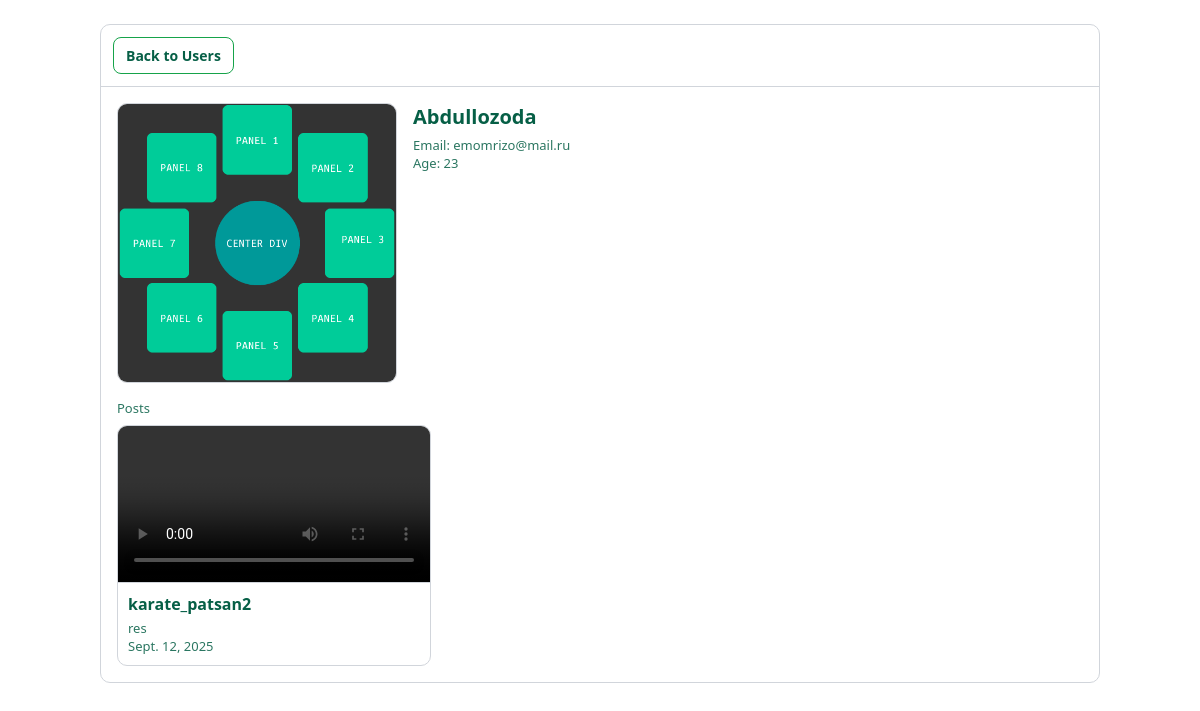
The page /users/1/ on the database its author committed.
### myapp/models.py (models this page shows, shortened)
class User(models.Model):
    first_name = models.CharField(max_length=50)
    last_name = models.CharField(max_length=50)
    email = models.CharField(max_length=50)
    age=models.IntegerField()
    image = models.ImageField(upload_to='images')

class Post(models.Model):
    title=models.CharField( max_length=50)
    description=models.CharField( max_length=250)
    created_at=models.DateField( auto_now_add=True)
    user_id=models.ForeignKey(User,on_delete=models.CASCADE)
    video = models.FileField(upload_to='videos')

### myapp/views.py (the view)
# urls.py: path('users/<int:id>/', user_get_by_id, name='usergetbyid'),
def user_get_by_id(request, id):
    users = get_object_or_404(User, id=id)
    posts = Post.objects.filter(user_id=users)
    return render(request, 'user_by_id.html', {'users': users, 'posts': posts})

### myapp/templates/user_by_id.html (shortened to what this page needs)
<!DOCTYPE html>
<html lang="en">
<head>
</head>
<body>
  <div class="wrap">
    <div class="top">
      <a class="btn" href="{% url 'list-user' %}">Back to Users</a>
    </div>
    <div class="content">
      <div class="avatar">
        {% if users.image %}
          <img src="{{ users.image.url }}" alt="{{ users.first_name }}">
        {% endif %}
      </div>
      <div>
        <h1 class="title">{{ users.first_name }} {{ usesr.last_name }}</h1>
        <div class="meta">Email: {{ users.email }}</div>
        <div class="meta">Age: {{ users.age }}</div>
      </div>
    </div>
    <div class="posts">
      <div class="meta" style="margin:0 0 8px">Posts</div>
      <div class="list">
        {% for post in posts %}
        <div class="card">
          <div class="video">
            <video controls>
              <source src="{{ post.video.url }}" type="video/mp4">
            </video>
          </div>
          <div class="body">
            <div class="post-title">{{ post.title }}</div>
            <div class="meta">{{ post.description }}</div>
            <div class="meta">{{ post.created_at }}</div>
          </div>
        </div>
        {% empty %}
        <div class="meta">У пользователя нету видео.</div>
        {% endfor %}
      </div>
    </div>
  </div>
</body>
</html>

### myapp/templates/user_by_id.html (style rules this page uses)
* { box-sizing:border-box }
body { margin:0;background:#ffffff;color:#0a0a0a;font-family:system-ui,-apple-system,Segoe UI,Roboto,Ubuntu,Cantarell,Noto Sans,Arial }
.wrap { width:92%;max-width:1000px;margin:24px auto;background:#ffffff;border:1px solid #d1d5db;border-radius:10px }
.top { display:flex;gap:10px;padding:12px;border-bottom:1px solid #d1d5db }
.btn { appearance:none;border:1px solid #16a34a;background:#ffffff;color:#065f46;padding:8px 12px;border-radius:8px;text-decoration:none;font-weight:600;cursor:pointer;font-size:14px }
.content { display:grid;grid-template-columns:280px 1fr;gap:16px;padding:16px }
.avatar img { width:100%;display:block;border-radius:10px;border:1px solid #d1d5db }
.title { font-size:20px;font-weight:700;color:#065f46;margin:0 0 6px }
.meta { color:#065f46;font-size:13px;opacity:.85 }
.posts { padding:0 16px 16px }
.list { display:grid;grid-template-columns:repeat(auto-fill,minmax(260px,1fr));gap:12px }
.card { background:#ffffff;border:1px solid #d1d5db;border-radius:10px;overflow:hidden }
.video video { width:100%;display:block;border-bottom:1px solid #d1d5db }
.body { padding:10px }
.post-title { font-weight:700;color:#065f46;margin:0 0 4px }

### rows shown on the page
User: image (picture), first_name "Abdullozoda", email "emomrizo@mail.ru", age "23"
Post: title "karate_patsan2", description "res", created_at "Sept. 12, 2025"
